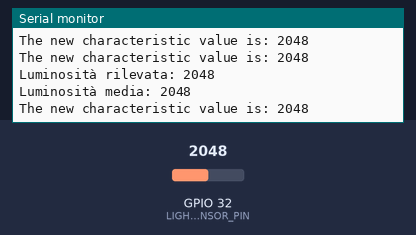
The program below on a simulated ESP32. On the bench: the last lines printed to the serial monitor. The inputs (shaded band) are chosen by the test bench; at power-on: GPIO 32 (LIGHT_SENSOR_PIN) = 2048. Nothing arrives over Bluetooth unless stated; a phone connects over Bluetooth LE 3 s after start.

Above: at 10.8 s.
10.9 s: GPIO 32 (LIGHT_SENSOR_PIN) set to 2866
At 15.8 s:
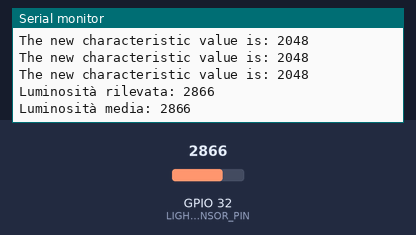
18.3 s: GPIO 32 (LIGHT_SENSOR_PIN) set to 3603
At 21.0 s:
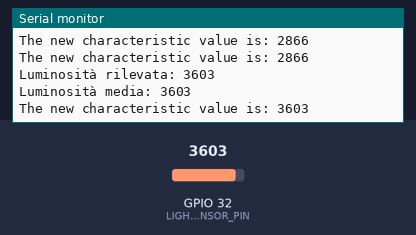
Timing chart, 0 to 22.5 s (numbered marks = the images above; inputs shaded):
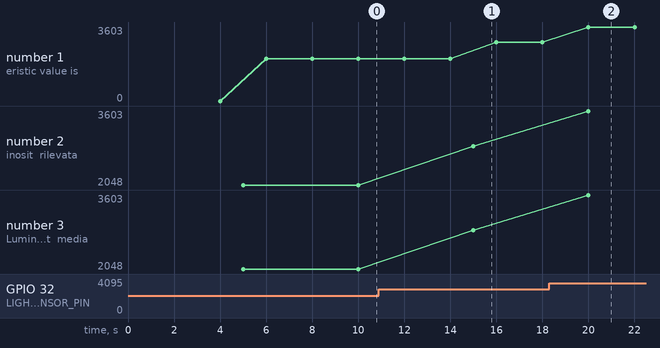

Measured:
- after the input at 10.9 s, the serial monitor: prints a new line after 4.1 s (image 1)
- after the input at 18.3 s, the serial monitor: prints a new line after 1.7 s (image 2)
- plotted number 1: 2048 → 2866 after the input at 10.9 s, 2866 → 3603 after the input at 18.3 s
- plotted number 2: 2048 → 2866 after the input at 10.9 s, 2866 → 3603 after the input at 18.3 s
- plotted number 3: 2048 → 2866 after the input at 10.9 s, 2866 → 3603 after the input at 18.3 s

The program:

main.cpp
```cpp
#include <BLEDevice.h>
#include <BLEUtils.h>
#include <BLEServer.h>
#include <string>
#include <iostream>
#include <Arduino.h>

// See the following for generating UUIDs:
// https://www.uuidgenerator.net/

#define SERVICE_UUID        "3778516a-3453-11ed-a261-0242ac120002"
#define CHARACTERISTIC_UUID "37785020-3453-11ed-a261-0242ac120002"

#define LIGHT_SENSOR_PIN 32 // ESP32 pin GIOP36 (ADC0)

#define REFRESH 5000 // Intervallo di tempo tra un refresh e l'altro
#define DELAY 2000 // Intervallo di tempo tra un refresh e l'altro

int light = 0;
int newLight = 0;
int detectionCount = 0;
int averageLight = 0;

unsigned long myTime; //Variabile per salvare il tempo passato dall'inizio dell'esecuzione del programma

BLEServer *pServer;
BLEService *pService;
BLECharacteristic *pCharacteristic;
BLEAdvertising *pAdvertising;


void setup()
{
  Serial.begin(115200);
  Serial.println("Starting BLE Server!");

  BLEDevice::init("ESP32-LightServer");
  pServer = BLEDevice::createServer();
  pService = pServer->createService(SERVICE_UUID);
  pCharacteristic = pService->createCharacteristic(
                                         CHARACTERISTIC_UUID,
                                         BLECharacteristic::PROPERTY_READ |
                                         BLECharacteristic::PROPERTY_WRITE
                                       );


  pCharacteristic->setValue("LightServer");
  pService->start();
  pAdvertising = pServer->getAdvertising();
  //pAdvertising = BLEDevice::getAdvertising();
  pAdvertising->addServiceUUID(SERVICE_UUID);
  pAdvertising->setScanResponse(true);
  pAdvertising->setMinPreferred(0x06);  // functions that help with iPhone connections issue
  pAdvertising->setMinPreferred(0x12);
  //BLEDevice::startAdvertising();
  pAdvertising->start();
  Serial.println("Characteristic defined! Now you can read it in the Client!");
}

void loop()
{
  myTime = millis();

  if (myTime%REFRESH == 0) { //Se il tempo passato dall'inizio dell'esecuzione del programma è multiplo di REFRESH
    newLight = analogRead(LIGHT_SENSOR_PIN);
    Serial.print("Luminosità rilevata: ");
    Serial.println(newLight);
    detectionCount += 1;
    light += newLight;
    averageLight = light / detectionCount;
    pCharacteristic->setValue(std::to_string(averageLight));
    Serial.print("Luminosità media: ");
    Serial.println(averageLight);
  }

  if (myTime%DELAY == 0) { //Se il tempo passato dall'inizio dell'esecuzione del programma è multiplo di REFRESH
    if(pServer->getConnectedCount() == 0){
      Serial.println("Nessun dispositivo connesso inizio l'advertising");
      pAdvertising->start();
    }else{
      pCharacteristic->setValue(std::to_string(averageLight));
      light = 0;
      detectionCount = 0;
      std::string value = pCharacteristic->getValue();
      Serial.print("The new characteristic value is: ");
      Serial.println(value.c_str());
    }
  }

}
```
